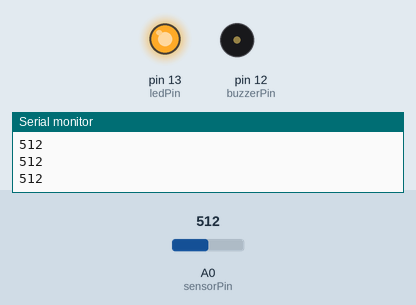
The sketch below on a simulated Arduino Uno, built with avr-gcc and run on an emulated ATmega328P. On the bench: output pins drawn as LEDs (lit = HIGH), buzzer (waves = sounding), the last lines printed to the serial monitor. Inputs (shaded band) come from the test bench; at power-on: A0 (sensorPin) = 512.

Above: at 1.3 s.
1.4 s: A0 (sensorPin) set to 110
2.9 s: A0 (sensorPin) set to 89
At 3.5 s:
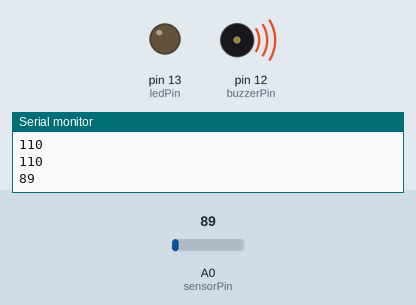
4.5 s: A0 (sensorPin) set to 122
At 5.2 s:
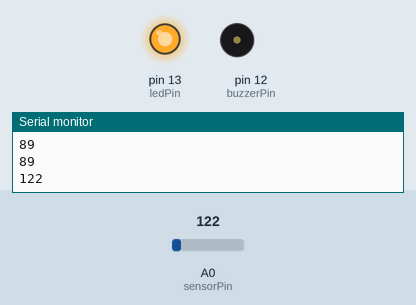
6.3 s: A0 (sensorPin) set to 90
At 7.5 s:
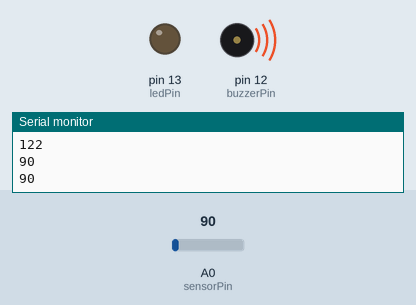
Timing chart, 0 to 8.8 s (numbered marks = the images above; inputs shaded):
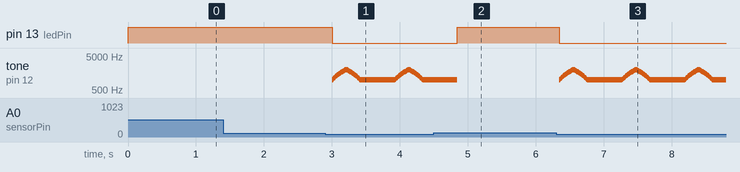

Measured:
- the behaviour switches between 101 and 100 on A0 (sensorPin) (found by bisection; images 0 and 1)
- after the input at 2.9 s, pin 13 (ledPin): HIGH → LOW after 0.10 s; tone on pin 12 (buzzerPin): plays 1000 Hz for 0.01 s, 1050 Hz for 0.01 s, 1100 Hz for 0.01 s, 1150 Hz for 0.01 s, 1200 Hz for 0.01 s, 1250 Hz for 0.01 s … (81 notes in this stretch), starting after 0.10 s
- after the input at 4.5 s, pin 13 (ledPin): LOW → HIGH after 0.34 s
- after the input at 6.3 s, pin 13 (ledPin): HIGH → LOW after 0.05 s; tone on pin 12 (buzzerPin): plays 1000 Hz for 0.01 s, 1050 Hz for 0.01 s, 1100 Hz for 0.01 s, 1150 Hz for 0.01 s, 1200 Hz for 0.01 s, 1250 Hz for 0.01 s … (121 notes in this stretch), starting after 0.05 s

The sketch:

AC_POWER_FAILURE_DETECTOR.ino
```cpp
const int sensorPin = A0;
const int ledPin = 13;
const int buzzerPin = 12;
int sensorValue = 0;

void setup() {
  pinMode(ledPin, OUTPUT);
  pinMode(buzzerPin, OUTPUT);
  Serial.begin(9600);
}

void loop() {
  sensorValue = analogRead(sensorPin);
  Serial.println(sensorValue);

  if (sensorValue > 100) { // AC present
    digitalWrite(ledPin, HIGH);
    noTone(buzzerPin); // Turn off buzzer
  } else { // AC failure
    digitalWrite(ledPin, LOW);

    // Siren effect: sweep frequency up and down
    for (int freq = 1000; freq <= 2000; freq += 50) {
      tone(buzzerPin, freq);
      delay(10);
    }
    for (int freq = 2000; freq >= 1000; freq -= 50) {
      tone(buzzerPin, freq);
      delay(10);
    }
  }

  delay(500);
}
```
